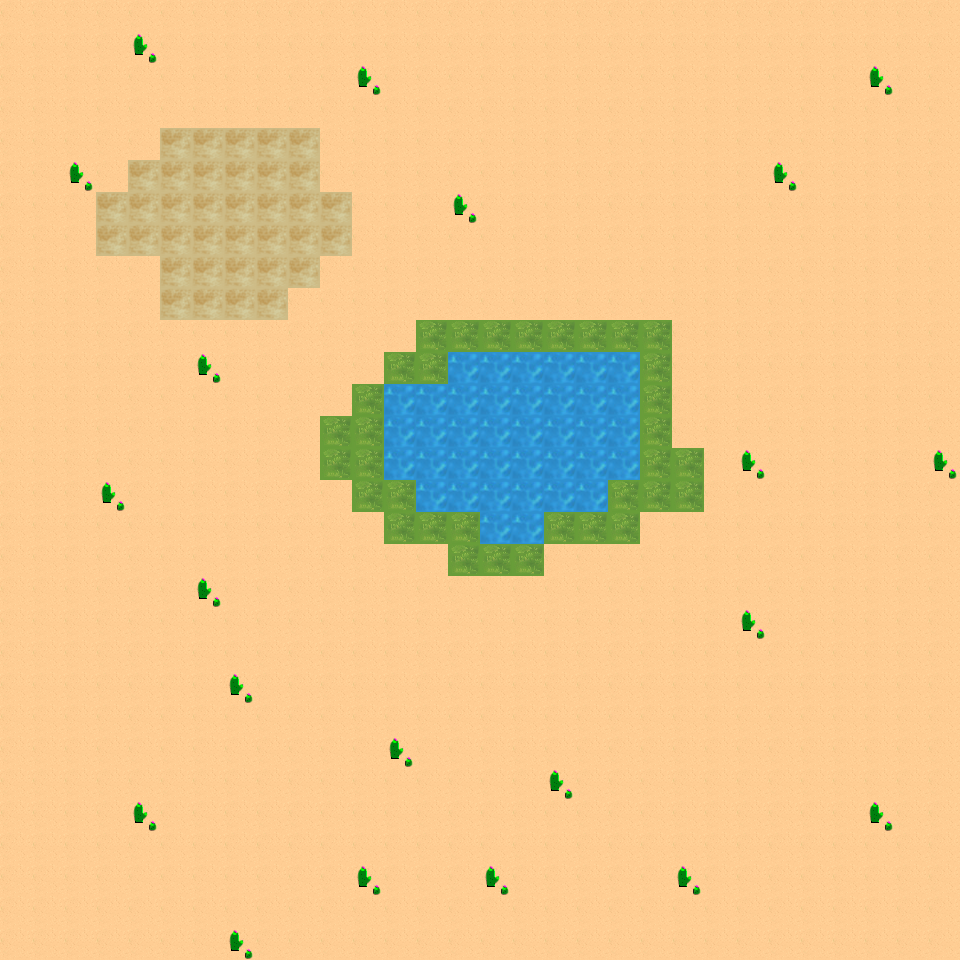

This is a level from a 2D game, rendered from its Tiled map with the project's own tilesets. A one-line summary and the complete map file follow:
An orthogonal 30x30 tile map with 32x32 px tiles, 1 tile layer (Tile Layer 1).

<map version="1.10" tiledversion="1.10.2" orientation="orthogonal" renderorder="right-down" width="30" height="30" tilewidth="32" tileheight="32" infinite="0" nextlayerid="2" nextobjectid="1">
 <editorsettings>
  <export target="../30x30_Test.csv" format="csv" />
 </editorsettings>
 <tileset firstgid="1" source="../../MapInput/BaseTileSet.tsx" />
 <layer id="1" name="Tile Layer 1" width="30" height="30">
  <data encoding="csv">
4,4,4,4,4,4,4,4,4,4,4,4,4,4,4,4,4,4,4,4,4,4,4,4,4,4,4,4,4,4,
4,4,4,4,1,4,4,4,4,4,4,4,4,4,4,4,4,4,4,4,4,4,4,4,4,4,4,4,4,4,
4,4,4,4,4,4,4,4,4,4,4,1,4,4,4,4,4,4,4,4,4,4,4,4,4,4,4,1,4,4,
4,4,4,4,4,4,4,4,4,4,4,4,4,4,4,4,4,4,4,4,4,4,4,4,4,4,4,4,4,4,
4,4,4,4,4,3,3,3,3,3,4,4,4,4,4,4,4,4,4,4,4,4,4,4,4,4,4,4,4,4,
4,4,1,4,3,3,3,3,3,3,4,4,4,4,4,4,4,4,4,4,4,4,4,4,1,4,4,4,4,4,
4,4,4,3,3,3,3,3,3,3,3,4,4,4,1,4,4,4,4,4,4,4,4,4,4,4,4,4,4,4,
4,4,4,3,3,3,3,3,3,3,3,4,4,4,4,4,4,4,4,4,4,4,4,4,4,4,4,4,4,4,
4,4,4,4,4,3,3,3,3,3,4,4,4,4,4,4,4,4,4,4,4,4,4,4,4,4,4,4,4,4,
4,4,4,4,4,3,3,3,3,4,4,4,4,4,4,4,4,4,4,4,4,4,4,4,4,4,4,4,4,4,
4,4,4,4,4,4,4,4,4,4,4,4,4,2,2,2,2,2,2,2,2,4,4,4,4,4,4,4,4,4,
4,4,4,4,4,4,1,4,4,4,4,4,2,2,5,5,5,5,5,5,2,4,4,4,4,4,4,4,4,4,
4,4,4,4,4,4,4,4,4,4,4,2,5,5,5,5,5,5,5,5,2,4,4,4,4,4,4,4,4,4,
4,4,4,4,4,4,4,4,4,4,2,2,5,5,5,5,5,5,5,5,2,4,4,4,4,4,4,4,4,4,
4,4,4,4,4,4,4,4,4,4,2,2,5,5,5,5,5,5,5,5,2,2,4,1,4,4,4,4,4,1,
4,4,4,1,4,4,4,4,4,4,4,2,2,5,5,5,5,5,5,2,2,2,4,4,4,4,4,4,4,4,
4,4,4,4,4,4,4,4,4,4,4,4,2,2,2,5,5,2,2,2,4,4,4,4,4,4,4,4,4,4,
4,4,4,4,4,4,4,4,4,4,4,4,4,4,2,2,2,4,4,4,4,4,4,4,4,4,4,4,4,4,
4,4,4,4,4,4,1,4,4,4,4,4,4,4,4,4,4,4,4,4,4,4,4,4,4,4,4,4,4,4,
4,4,4,4,4,4,4,4,4,4,4,4,4,4,4,4,4,4,4,4,4,4,4,1,4,4,4,4,4,4,
4,4,4,4,4,4,4,4,4,4,4,4,4,4,4,4,4,4,4,4,4,4,4,4,4,4,4,4,4,4,
4,4,4,4,4,4,4,1,4,4,4,4,4,4,4,4,4,4,4,4,4,4,4,4,4,4,4,4,4,4,
4,4,4,4,4,4,4,4,4,4,4,4,4,4,4,4,4,4,4,4,4,4,4,4,4,4,4,4,4,4,
4,4,4,4,4,4,4,4,4,4,4,4,1,4,4,4,4,4,4,4,4,4,4,4,4,4,4,4,4,4,
4,4,4,4,4,4,4,4,4,4,4,4,4,4,4,4,4,1,4,4,4,4,4,4,4,4,4,4,4,4,
4,4,4,4,1,4,4,4,4,4,4,4,4,4,4,4,4,4,4,4,4,4,4,4,4,4,4,1,4,4,
4,4,4,4,4,4,4,4,4,4,4,4,4,4,4,4,4,4,4,4,4,4,4,4,4,4,4,4,4,4,
4,4,4,4,4,4,4,4,4,4,4,1,4,4,4,1,4,4,4,4,4,1,4,4,4,4,4,4,4,4,
4,4,4,4,4,4,4,4,4,4,4,4,4,4,4,4,4,4,4,4,4,4,4,4,4,4,4,4,4,4,
4,4,4,4,4,4,4,1,4,4,4,4,4,4,4,4,4,4,4,4,4,4,4,4,4,4,4,4,4,4
</data>
 </layer>
</map>
